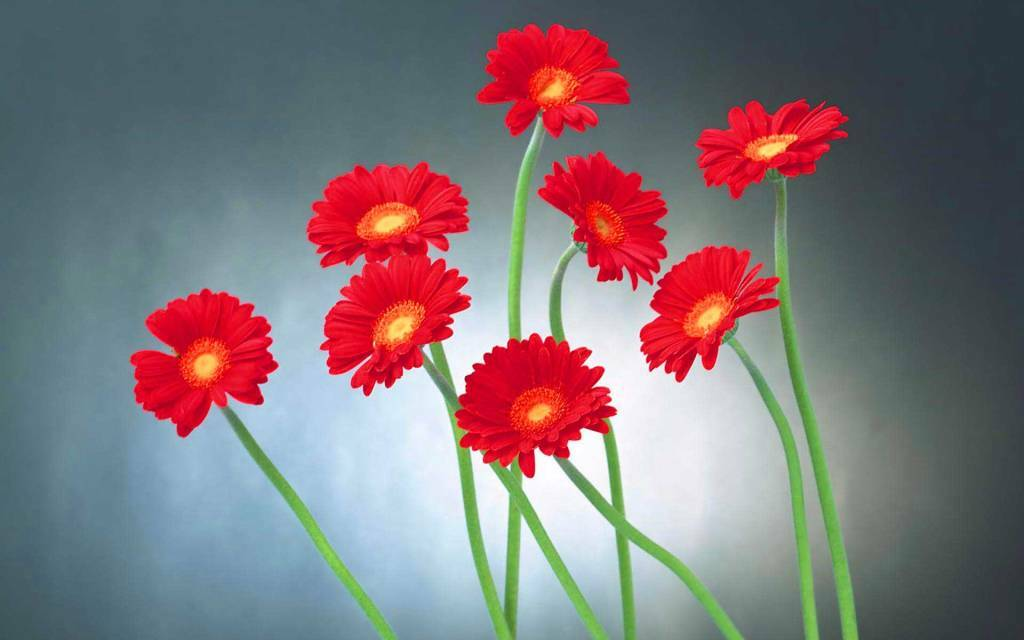
#> input picture opencv/my_image.jpg, 1024 x 640 px
$ python image_thresholding.py
#> lines starting #> are read from the running program, lines starting #| are printed output that depends on the picture; after the words box and inside, x2 and y2 are one past the last pixel; in counts of white or black regions, pixels touching at a corner belong together
#!/usr/bin/python3

import cv2
import numpy as np

#Reading image in gray color, 0 means gray color

pic = cv2.imread("my_image.jpg", 0)
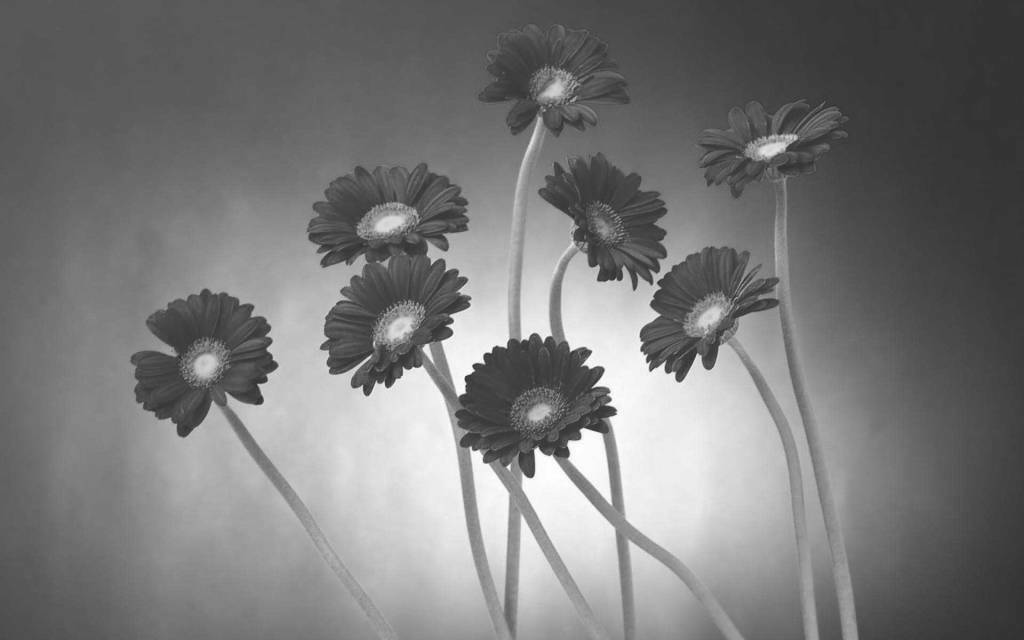
#> pic: shape (640, 1024); min 38, max 255, mean 120.6
#if pixel value is greater  then threshold its turn to white(1) else black(0)
threshold = 100


(T_value, binary_threshold) = cv2.threshold(pic, threshold, 255, cv2.THRESH_BINARY)
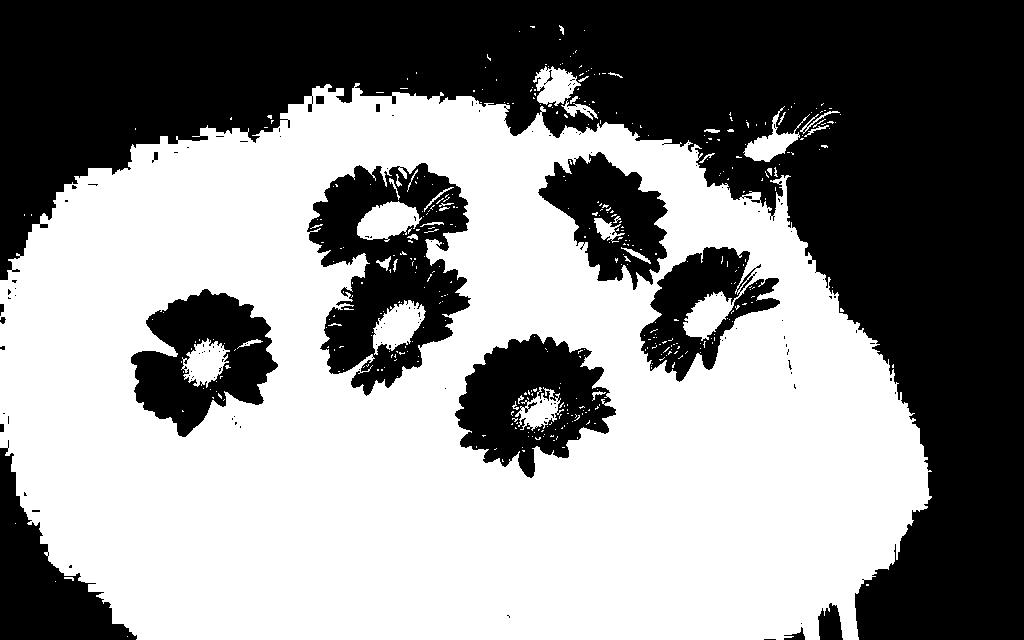
#> binary_threshold: shape (640, 1024); 54.7% white; 134 black regions (118 under 20 px), largest, box (x1, y1, x2, y2) and area: (0, 0, 1024, 640) 222023, (307, 163, 471, 396) 20085, (455, 334, 616, 478) 13058
#> T_value = 100
cv2.imshow("Binary Image using Threshold", binary_threshold)
cv2.waitKey(0)
cv2.destroyAllWindows()

$ run again, with opencv/3_faces.png saved as opencv/my_image.jpg
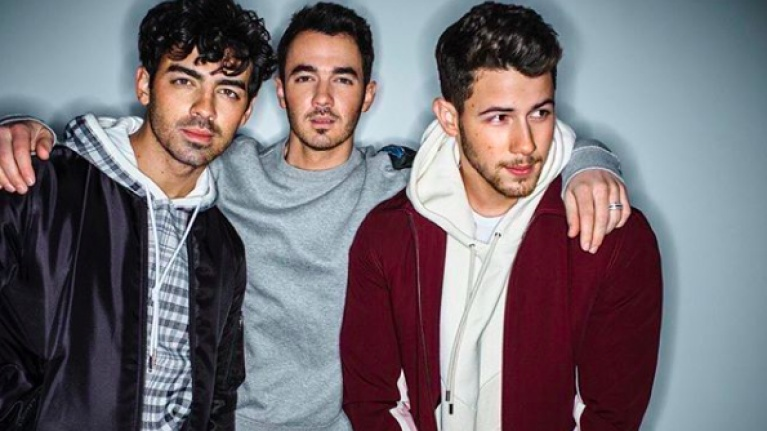
#> input picture opencv/3_faces.png, 767 x 431 px
#> `pic = cv2.imread("my_image.jpg", 0)`:
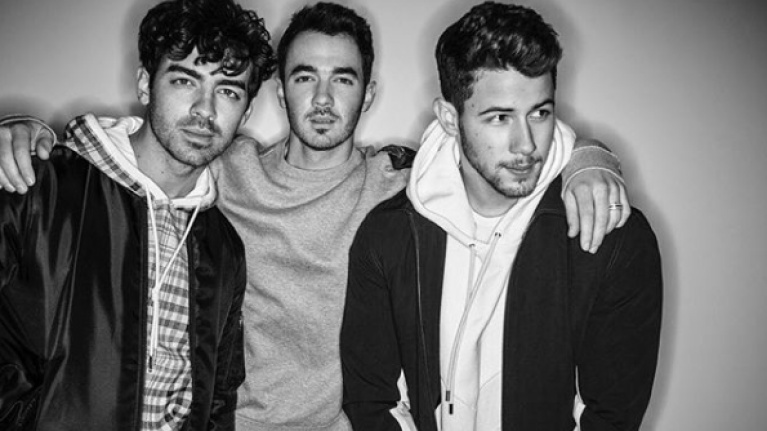
#> pic: shape (431, 767); min 0, max 254, mean 112.7
#> `(T_value, binary_threshold) = cv2.threshold(pic, threshold, 255, cv2.T..`:
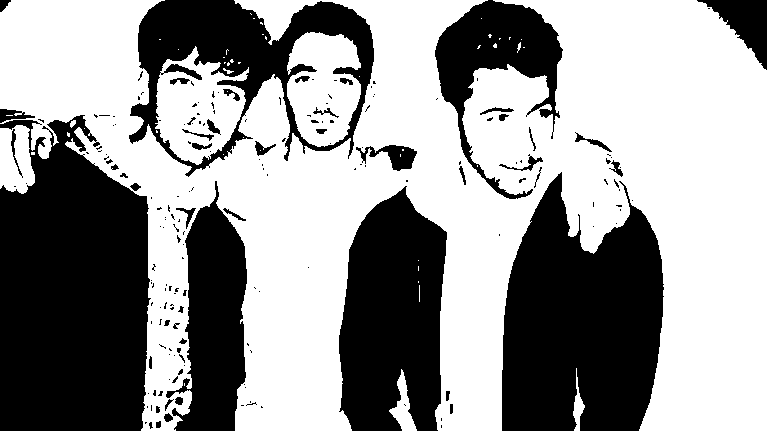
#> binary_threshold: shape (431, 767); 59.3% white; 192 black regions (145 under 20 px), largest, box (x1, y1, x2, y2) and area: (0, 115, 151, 431) 39195, (502, 172, 664, 431) 31255, (339, 186, 447, 431) 20480
#> T_value = 100
